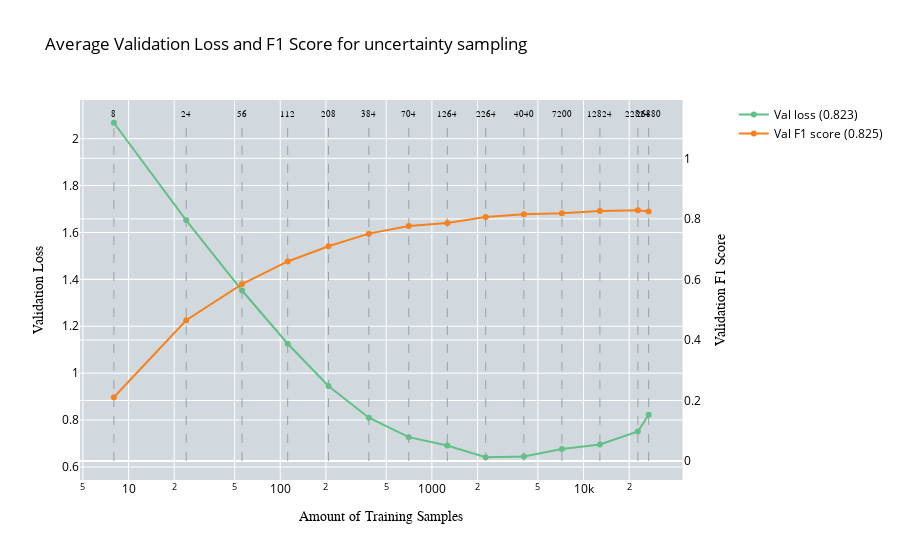
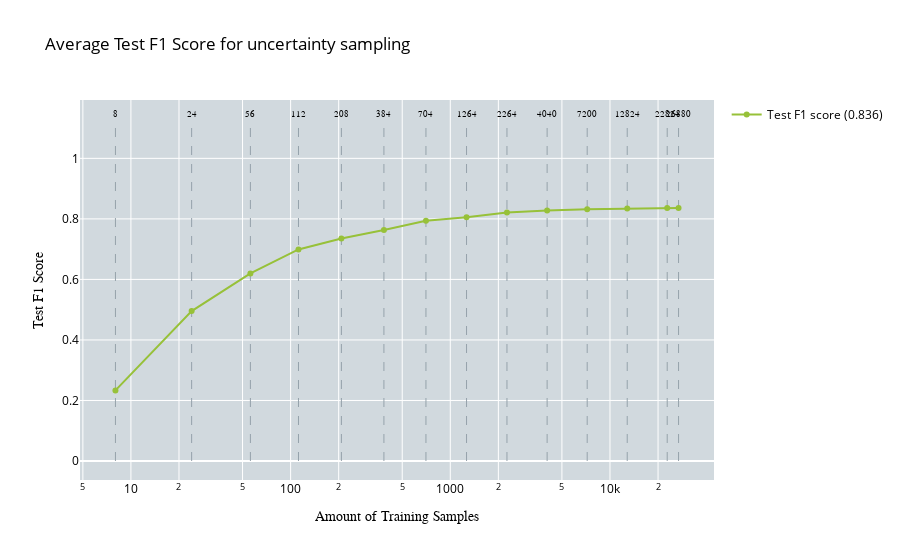

These figures' notebook cell, in order:
### Code cell
import pickle
import pandas as pd
import numpy as np
import plotly.graph_objects as go
import plotly.subplots as subplots
import os

# Define the root folder
root_folder = "/home/woody/iwfa/iwfa044h/CleanLab_Test/ActiveLearningApproaches/EOD/DInoS/multiclass/RS"

# Folder names for all runs
run_folders = [f"run{i}" for i in range(1, 11)]

# Define corresponding filenames
'''pickle_filenames = [f"AL_entropy_sampling_results_for_multiclass_classification_s4{i+2}.pickle" for i in range(10)]
csv_filenames = [f"training_history_s4{i+2}.csv" for i in range(10)]'''
# Define corresponding filenames
pickle_filenames = [f"random_sampling_results_for_multiclass_classification_s{42 + i}.pickle" if i < 8 else f"random_sampling_results_for_multiclass_classification_s{50 + (i - 8)}.pickle" for i in range(10)]
csv_filenames = [f"training_history_s{42 + i}.csv" if i < 8 else f"training_history_s{50 + (i - 8)}.csv" for i in range(10)]


# Initialize accumulators for averaging
performance_test_data_all = []
performance_all = []

# Number of samples for each iteration
no_of_samples = [8, 24, 56, 112, 208, 384, 704, 1264, 2264, 4040, 7200, 12824, 22824, 26880]

# Loop through each run folder and collect the data
for i in range(10):
    # Construct file paths
    pickle_path = os.path.join(root_folder, run_folders[i], pickle_filenames[i])
    csv_path = os.path.join(root_folder, run_folders[i], csv_filenames[i])
    
    # Print which pickle file is being loaded
    print(f"Loading pickle file for run {i+1}: {pickle_path}")
    
    # Load test F1 scores from pickle file
    with open(pickle_path, 'rb') as pickle_file:
        average_confidence_results = pickle.load(pickle_file)
        performance_test_data_all.append(average_confidence_results["test_f1_scores_micro"])
    
    # Print which CSV file is being loaded
    print(f"Loading CSV file for run {i+1}: {csv_path}")
    
    # Load CSV for validation loss and F1 scores
    df = pd.read_csv(csv_path)
    df['iteration'] = (df['epoch'] == 1).cumsum()
    
    performance = []
    for j in range(1, 15):  # Start from 2 and go up to 14 (inclusive)
        iteration_data = df[df['iteration'] == j]
        performance.append({
            'val_loss': iteration_data['valid_loss'].tolist(),
            'val_f1_score': iteration_data['valid_f1'].tolist()
        })
    
    performance_all.append(performance)

# Aggregate results
min_length = min(len(no_of_samples), *[len(perf) for perf in performance_all])
no_of_samples = no_of_samples[:min_length]

average_performance = []
for i in range(min_length):
    avg_val_loss = np.mean([run[i]['val_loss'][-1] for run in performance_all])
    avg_val_f1 = np.mean([run[i]['val_f1_score'][-1] for run in performance_all])
    average_performance.append({'val_loss': avg_val_loss, 'val_f1_score': avg_val_f1})

average_test_f1 = np.mean(performance_test_data_all, axis=0)

def plot_validation_performance(performance, no_of_samples, title, x_axes, y_axes, y_axes_secondary):
    fig = subplots.make_subplots(specs=[[{"secondary_y": True}]])
    fig.update_layout(plot_bgcolor='rgb(209, 217, 222)')

    # Add dashed lines for sample numbers and text labels on top of the graph
    samples_text = [str(f) for f in no_of_samples]
    for line, label in zip(no_of_samples, samples_text):
        fig.add_trace(go.Scatter(
            x=[line, line],
            y=[0, 1.12],
            mode='lines',
            line=dict(dash='dash', color='rgb(149, 162, 171)', width=1),
            showlegend=False,
            yaxis='y2'
        ))
        
        fig.add_trace(go.Scatter(
            x=[line],
            y=[1.13],
            mode='text',
            marker=dict(size=0),
            text=[label],
            textposition='top center',
            showlegend=False,
            yaxis='y2',
            textfont=dict(family='Arial', color='black', size=8.5)
        ))

    loss = []
    f1 = []

    for i in range(len(performance)):
        if isinstance(performance[i], dict):
            # Ensure that the keys 'val_loss' and 'val_f1_score' are present in each entry
            if "val_loss" in performance[i] and "val_f1_score" in performance[i]:
                loss.append(performance[i]["val_loss"])  # Directly collect the scalar validation loss
                f1.append(performance[i]["val_f1_score"])  # Directly collect the scalar validation F1 score
            else:
                print(f"Missing 'val_loss' or 'val_f1_score' in performance entry {i}")
        else:
            print(f"Invalid performance entry at index {i}, expected dictionary, got {type(performance[i])}")

    # Add traces for validation loss and validation F1 score
    fig.add_trace(go.Scatter(
        x=no_of_samples,
        y=loss,
        name=f"Val loss ({loss[-1]:.3f})",
        marker=dict(color='rgb(97,192,134)'),
        textfont=dict(family="Arial", size=11),
        line=dict(width=2)
    ), secondary_y=False)

    fig.add_trace(go.Scatter(
        x=no_of_samples,
        y=f1,
        name=f"Val F1 score ({f1[-1]:.3f})",
        marker=dict(color='rgb(245,130,31)'),
        textfont=dict(family="Arial", size=11),
        line=dict(width=2)
    ), secondary_y=True)

    fig.update_layout(
        title_text=str(title),
        legend=dict(font=dict(color='black')),
        title_font_color='black'
    )

    # Set the x-axis to be on a log scale
    fig.update_xaxes(
        title_text=str(x_axes),
        title_font=dict(color="black", family="Arial"),
        tickfont_color='black',
        type="log"
    )

    # Update y-axes for primary and secondary y-axes
    fig.update_yaxes(
        title_text=str(y_axes),
        title_font=dict(color="black", family="Arial"),
        tickfont_color='black',
        secondary_y=False
    )

    fig.update_yaxes(
        title_text=str(y_axes_secondary),
        title_font=dict(color="black", family="Arial"),
        tickfont_color='black',
        secondary_y=True
    )

    fig.show()

def plot_test_performance(no_of_samples, performance_test_data, title, x_axes, y_axes):
    fig = go.Figure()
    fig.update_layout(plot_bgcolor='rgb(209, 217, 222)')

    # Add dashed lines for sample numbers and text labels on top of the graph
    samples_text = [str(f) for f in no_of_samples]
    for line, label in zip(no_of_samples, samples_text):
        fig.add_trace(go.Scatter(
            x=[line, line],
            y=[0, 1.12],
            mode='lines',
            line=dict(dash='dash', color='rgb(149, 162, 171)', width=1),
            showlegend=False
        ))

        fig.add_trace(go.Scatter(
            x=[line],
            y=[1.13],
            mode='text',
            marker=dict(size=0),
            text=[label],
            textposition='top center',
            showlegend=False,
            textfont=dict(family='Arial', color='black', size=8.5)
        ))

    # Add traces for test F1 score
    fig.add_trace(go.Scatter(
        x=no_of_samples,
        y=performance_test_data,
        name=f"Test F1 score ({performance_test_data[-1]:.3f})",
        marker=dict(color='rgb(151,193,57)'),
        textfont=dict(family="Arial", size=11),
        line=dict(width=2)
    ))

    fig.update_layout(
        title_text=str(title),
        legend=dict(font=dict(color='black')),
        title_font_color='black'
    )

    # Set the x-axis to be on a log scale
    fig.update_xaxes(
        title_text=str(x_axes),
        title_font=dict(color="black", family="Arial"),
        tickfont_color='black',
        type="log"
    )

    # Update y-axis for test F1 score
    fig.update_yaxes(
        title_text=str(y_axes),
        title_font=dict(color="black", family="Arial"),
        tickfont_color='black'
    )

    fig.show()

# Plot the average validation loss and F1 score (log scale x-axis)
plot_validation_performance(
    average_performance, 
    no_of_samples, 
    title="Average Validation Loss and F1 Score for uncertainty sampling",
    x_axes="Amount of Training Samples",
    y_axes="Validation Loss",
    y_axes_secondary="Validation F1 Score"
)

# Plot the average test F1 score (log scale x-axis)
plot_test_performance(
    no_of_samples, 
    average_test_f1,
    title="Average Test F1 Score for uncertainty sampling",
    x_axes="Amount of Training Samples",
    y_axes="Test F1 Score"
)

### Figure 1 — Plotly figure (JSON) as saved in the notebook; plotly's stock layout.template omitted (floating-point values rounded to 4 significant figures)
{"data": [{"line": {"color": "rgb(149, 162, 171)", "dash": "dash", "width": 1}, "mode": "lines", "showlegend": false, "type": "scatter", "x": [8, 8], "y": [0, 1.12], "yaxis": "y2"}, {"marker": {"size": 0}, "mode": "text", "showlegend": false, "text": ["8"], "textfont": {"color": "black", "family": "Arial", "size": 8.5}, "textposition": "top center", "type": "scatter", "x": [8], "y": [1.13], "yaxis": "y2"}, {"line": {"color": "rgb(149, 162, 171)", "dash": "dash", "width": 1}, "mode": "lines", "showlegend": false, "type": "scatter", "x": [24, 24], "y": [0, 1.12], "yaxis": "y2"}, {"marker": {"size": 0}, "mode": "text", "showlegend": false, "text": ["24"], "textfont": {"color": "black", "family": "Arial", "size": 8.5}, "textposition": "top center", "type": "scatter", "x": [24], "y": [1.13], "yaxis": "y2"}, {"line": {"color": "rgb(149, 162, 171)", "dash": "dash", "width": 1}, "mode": "lines", "showlegend": false, "type": "scatter", "x": [56, 56], "y": [0, 1.12], "yaxis": "y2"}, {"marker": {"size": 0}, "mode": "text", "showlegend": false, "text": ["56"], "textfont": {"color": "black", "family": "Arial", "size": 8.5}, "textposition": "top center", "type": "scatter", "x": [56], "y": [1.13], "yaxis": "y2"}, {"line": {"color": "rgb(149, 162, 171)", "dash": "dash", "width": 1}, "mode": "lines", "showlegend": false, "type": "scatter", "x": [112, 112], "y": [0, 1.12], "yaxis": "y2"}, {"marker": {"size": 0}, "mode": "text", "showlegend": false, "text": ["112"], "textfont": {"color": "black", "family": "Arial", "size": 8.5}, "textposition": "top center", "type": "scatter", "x": [112], "y": [1.13], "yaxis": "y2"}, {"line": {"color": "rgb(149, 162, 171)", "dash": "dash", "width": 1}, "mode": "lines", "showlegend": false, "type": "scatter", "x": [208, 208], "y": [0, 1.12], "yaxis": "y2"}, {"marker": {"size": 0}, "mode": "text", "showlegend": false, "text": ["208"], "textfont": {"color": "black", "family": "Arial", "size": 8.5}, "textposition": "top center", "type": "scatter", "x": [208], "y": [1.13], "yaxis": "y2"}, {"line": {"color": "rgb(149, 162, 171)", "dash": "dash", "width": 1}, "mode": "lines", "showlegend": false, "type": "scatter", "x": [384, 384], "y": [0, 1.12], "yaxis": "y2"}, {"marker": {"size": 0}, "mode": "text", "showlegend": false, "text": ["384"], "textfont": {"color": "black", "family": "Arial", "size": 8.5}, "textposition": "top center", "type": "scatter", "x": [384], "y": [1.13], "yaxis": "y2"}, {"line": {"color": "rgb(149, 162, 171)", "dash": "dash", "width": 1}, "mode": "lines", "showlegend": false, "type": "scatter", "x": [704, 704], "y": [0, 1.12], "yaxis": "y2"}, {"marker": {"size": 0}, "mode": "text", "showlegend": false, "text": ["704"], "textfont": {"color": "black", "family": "Arial", "size": 8.5}, "textposition": "top center", "type": "scatter", "x": [704], "y": [1.13], "yaxis": "y2"}, {"line": {"color": "rgb(149, 162, 171)", "dash": "dash", "width": 1}, "mode": "lines", "showlegend": false, "type": "scatter", "x": [1264, 1264], "y": [0, 1.12], "yaxis": "y2"}, {"marker": {"size": 0}, "mode": "text", "showlegend": false, "text": ["1264"], "textfont": {"color": "black", "family": "Arial", "size": 8.5}, "textposition": "top center", "type": "scatter", "x": [1264], "y": [1.13], "yaxis": "y2"}, {"line": {"color": "rgb(149, 162, 171)", "dash": "dash", "width": 1}, "mode": "lines", "showlegend": false, "type": "scatter", "x": [2264, 2264], "y": [0, 1.12], "yaxis": "y2"}, {"marker": {"size": 0}, "mode": "text", "showlegend": false, "text": ["2264"], "textfont": {"color": "black", "family": "Arial", "size": 8.5}, "textposition": "top center", "type": "scatter", "x": [2264], "y": [1.13], "yaxis": "y2"}, {"line": {"color": "rgb(149, 162, 171)", "dash": "dash", "width": 1}, "mode": "lines", "showlegend": false, "type": "scatter", "x": [4040, 4040], "y": [0, 1.12], "yaxis": "y2"}, {"marker": {"size": 0}, "mode": "text", "showlegend": false, "text": ["4040"], "textfont": {"color": "black", "family": "Arial", "size": 8.5}, "textposition": "top center", "type": "scatter", "x": [4040], "y": [1.13], "yaxis": "y2"}, {"line": {"color": "rgb(149, 162, 171)", "dash": "dash", "width": 1}, "mode": "lines", "showlegend": false, "type": "scatter", "x": [7200, 7200], "y": [0, 1.12], "yaxis": "y2"}, {"marker": {"size": 0}, "mode": "text", "showlegend": false, "text": ["7200"], "textfont": {"color": "black", "family": "Arial", "size": 8.5}, "textposition": "top center", "type": "scatter", "x": [7200], "y": [1.13], "yaxis": "y2"}, {"line": {"color": "rgb(149, 162, 171)", "dash": "dash", "width": 1}, "mode": "lines", "showlegend": false, "type": "scatter", "x": [12824, 12824], "y": [0, 1.12], "yaxis": "y2"}, {"marker": {"size": 0}, "mode": "text", "showlegend": false, "text": ["12824"], "textfont": {"color": "black", "family": "Arial", "size": 8.5}, "textposition": "top center", "type": "scatter", "x": [12824], "y": [1.13], "yaxis": "y2"}, {"line": {"color": "rgb(149, 162, 171)", "dash": "dash", "width": 1}, "mode": "lines", "showlegend": false, "type": "scatter", "x": [22824, 22824], "y": [0, 1.12], "yaxis": "y2"}, {"marker": {"size": 0}, "mode": "text", "showlegend": false, "text": ["22824"], "textfont": {"color": "black", "family": "Arial", "size": 8.5}, "textposition": "top center", "type": "scatter", "x": [22824], "y": [1.13], "yaxis": "y2"}, {"line": {"color": "rgb(149, 162, 171)", "dash": "dash", "width": 1}, "mode": "lines", "showlegend": false, "type": "scatter", "x": [26880, 26880], "y": [0, 1.12], "yaxis": "y2"}, {"marker": {"size": 0}, "mode": "text", "showlegend": false, "text": ["26880"], "textfont": {"color": "black", "family": "Arial", "size": 8.5}, "textposition": "top center", "type": "scatter", "x": [26880], "y": [1.13], "yaxis": "y2"}, {"line": {"width": 2}, "marker": {"color": "rgb(97,192,134)"}, "name": "Val loss (0.823)", "textfont": {"family": "Arial", "size": 11}, "type": "scatter", "x": [8, 24, 56, 112, 208, 384, 704, 1264, 2264, 4040, 7200, 12824, 22824, 26880], "xaxis": "x", "y": [2.068, 1.652, 1.353, 1.126, 0.9453, 0.8103, 0.7273, 0.6919, 0.6416, 0.6447, 0.677, 0.6959, 0.7514, 0.8226], "yaxis": "y"}, {"line": {"width": 2}, "marker": {"color": "rgb(245,130,31)"}, "name": "Val F1 score (0.825)", "textfont": {"family": "Arial", "size": 11}, "type": "scatter", "x": [8, 24, 56, 112, 208, 384, 704, 1264, 2264, 4040, 7200, 12824, 22824, 26880], "xaxis": "x", "y": [0.2108, 0.465, 0.5845, 0.6594, 0.7094, 0.7512, 0.7764, 0.7866, 0.8063, 0.8149, 0.8185, 0.8264, 0.8282, 0.8246], "yaxis": "y2"}], "layout": {"legend": {"font": {"color": "black"}}, "plot_bgcolor": "rgb(209, 217, 222)", "title": {"font": {"color": "black"}, "text": "Average Validation Loss and F1 Score for uncertainty sampling"}, "xaxis": {"anchor": "y", "domain": [0, 0.94], "tickfont": {"color": "black"}, "title": {"font": {"color": "black", "family": "Arial"}, "text": "Amount of Training Samples"}, "type": "log"}, "yaxis": {"anchor": "x", "domain": [0, 1], "tickfont": {"color": "black"}, "title": {"font": {"color": "black", "family": "Arial"}, "text": "Validation Loss"}}, "yaxis2": {"anchor": "x", "overlaying": "y", "side": "right", "tickfont": {"color": "black"}, "title": {"font": {"color": "black", "family": "Arial"}, "text": "Validation F1 Score"}}}}

### Figure 2 — Plotly figure (JSON) as saved in the notebook; plotly's stock layout.template omitted (floating-point values rounded to 4 significant figures)
{"data": [{"line": {"color": "rgb(149, 162, 171)", "dash": "dash", "width": 1}, "mode": "lines", "showlegend": false, "type": "scatter", "x": [8, 8], "y": [0, 1.12]}, {"marker": {"size": 0}, "mode": "text", "showlegend": false, "text": ["8"], "textfont": {"color": "black", "family": "Arial", "size": 8.5}, "textposition": "top center", "type": "scatter", "x": [8], "y": [1.13]}, {"line": {"color": "rgb(149, 162, 171)", "dash": "dash", "width": 1}, "mode": "lines", "showlegend": false, "type": "scatter", "x": [24, 24], "y": [0, 1.12]}, {"marker": {"size": 0}, "mode": "text", "showlegend": false, "text": ["24"], "textfont": {"color": "black", "family": "Arial", "size": 8.5}, "textposition": "top center", "type": "scatter", "x": [24], "y": [1.13]}, {"line": {"color": "rgb(149, 162, 171)", "dash": "dash", "width": 1}, "mode": "lines", "showlegend": false, "type": "scatter", "x": [56, 56], "y": [0, 1.12]}, {"marker": {"size": 0}, "mode": "text", "showlegend": false, "text": ["56"], "textfont": {"color": "black", "family": "Arial", "size": 8.5}, "textposition": "top center", "type": "scatter", "x": [56], "y": [1.13]}, {"line": {"color": "rgb(149, 162, 171)", "dash": "dash", "width": 1}, "mode": "lines", "showlegend": false, "type": "scatter", "x": [112, 112], "y": [0, 1.12]}, {"marker": {"size": 0}, "mode": "text", "showlegend": false, "text": ["112"], "textfont": {"color": "black", "family": "Arial", "size": 8.5}, "textposition": "top center", "type": "scatter", "x": [112], "y": [1.13]}, {"line": {"color": "rgb(149, 162, 171)", "dash": "dash", "width": 1}, "mode": "lines", "showlegend": false, "type": "scatter", "x": [208, 208], "y": [0, 1.12]}, {"marker": {"size": 0}, "mode": "text", "showlegend": false, "text": ["208"], "textfont": {"color": "black", "family": "Arial", "size": 8.5}, "textposition": "top center", "type": "scatter", "x": [208], "y": [1.13]}, {"line": {"color": "rgb(149, 162, 171)", "dash": "dash", "width": 1}, "mode": "lines", "showlegend": false, "type": "scatter", "x": [384, 384], "y": [0, 1.12]}, {"marker": {"size": 0}, "mode": "text", "showlegend": false, "text": ["384"], "textfont": {"color": "black", "family": "Arial", "size": 8.5}, "textposition": "top center", "type": "scatter", "x": [384], "y": [1.13]}, {"line": {"color": "rgb(149, 162, 171)", "dash": "dash", "width": 1}, "mode": "lines", "showlegend": false, "type": "scatter", "x": [704, 704], "y": [0, 1.12]}, {"marker": {"size": 0}, "mode": "text", "showlegend": false, "text": ["704"], "textfont": {"color": "black", "family": "Arial", "size": 8.5}, "textposition": "top center", "type": "scatter", "x": [704], "y": [1.13]}, {"line": {"color": "rgb(149, 162, 171)", "dash": "dash", "width": 1}, "mode": "lines", "showlegend": false, "type": "scatter", "x": [1264, 1264], "y": [0, 1.12]}, {"marker": {"size": 0}, "mode": "text", "showlegend": false, "text": ["1264"], "textfont": {"color": "black", "family": "Arial", "size": 8.5}, "textposition": "top center", "type": "scatter", "x": [1264], "y": [1.13]}, {"line": {"color": "rgb(149, 162, 171)", "dash": "dash", "width": 1}, "mode": "lines", "showlegend": false, "type": "scatter", "x": [2264, 2264], "y": [0, 1.12]}, {"marker": {"size": 0}, "mode": "text", "showlegend": false, "text": ["2264"], "textfont": {"color": "black", "family": "Arial", "size": 8.5}, "textposition": "top center", "type": "scatter", "x": [2264], "y": [1.13]}, {"line": {"color": "rgb(149, 162, 171)", "dash": "dash", "width": 1}, "mode": "lines", "showlegend": false, "type": "scatter", "x": [4040, 4040], "y": [0, 1.12]}, {"marker": {"size": 0}, "mode": "text", "showlegend": false, "text": ["4040"], "textfont": {"color": "black", "family": "Arial", "size": 8.5}, "textposition": "top center", "type": "scatter", "x": [4040], "y": [1.13]}, {"line": {"color": "rgb(149, 162, 171)", "dash": "dash", "width": 1}, "mode": "lines", "showlegend": false, "type": "scatter", "x": [7200, 7200], "y": [0, 1.12]}, {"marker": {"size": 0}, "mode": "text", "showlegend": false, "text": ["7200"], "textfont": {"color": "black", "family": "Arial", "size": 8.5}, "textposition": "top center", "type": "scatter", "x": [7200], "y": [1.13]}, {"line": {"color": "rgb(149, 162, 171)", "dash": "dash", "width": 1}, "mode": "lines", "showlegend": false, "type": "scatter", "x": [12824, 12824], "y": [0, 1.12]}, {"marker": {"size": 0}, "mode": "text", "showlegend": false, "text": ["12824"], "textfont": {"color": "black", "family": "Arial", "size": 8.5}, "textposition": "top center", "type": "scatter", "x": [12824], "y": [1.13]}, {"line": {"color": "rgb(149, 162, 171)", "dash": "dash", "width": 1}, "mode": "lines", "showlegend": false, "type": "scatter", "x": [22824, 22824], "y": [0, 1.12]}, {"marker": {"size": 0}, "mode": "text", "showlegend": false, "text": ["22824"], "textfont": {"color": "black", "family": "Arial", "size": 8.5}, "textposition": "top center", "type": "scatter", "x": [22824], "y": [1.13]}, {"line": {"color": "rgb(149, 162, 171)", "dash": "dash", "width": 1}, "mode": "lines", "showlegend": false, "type": "scatter", "x": [26880, 26880], "y": [0, 1.12]}, {"marker": {"size": 0}, "mode": "text", "showlegend": false, "text": ["26880"], "textfont": {"color": "black", "family": "Arial", "size": 8.5}, "textposition": "top center", "type": "scatter", "x": [26880], "y": [1.13]}, {"line": {"width": 2}, "marker": {"color": "rgb(151,193,57)"}, "name": "Test F1 score (0.836)", "textfont": {"family": "Arial", "size": 11}, "type": "scatter", "x": [8, 24, 56, 112, 208, 384, 704, 1264, 2264, 4040, 7200, 12824, 22824, 26880], "y": [0.2332, 0.4954, 0.6197, 0.6991, 0.735, 0.7632, 0.7936, 0.8054, 0.8208, 0.8277, 0.8317, 0.8341, 0.836, 0.8356]}], "layout": {"legend": {"font": {"color": "black"}}, "plot_bgcolor": "rgb(209, 217, 222)", "title": {"font": {"color": "black"}, "text": "Average Test F1 Score for uncertainty sampling"}, "xaxis": {"tickfont": {"color": "black"}, "title": {"font": {"color": "black", "family": "Arial"}, "text": "Amount of Training Samples"}, "type": "log"}, "yaxis": {"tickfont": {"color": "black"}, "title": {"font": {"color": "black", "family": "Arial"}, "text": "Test F1 Score"}}}}
